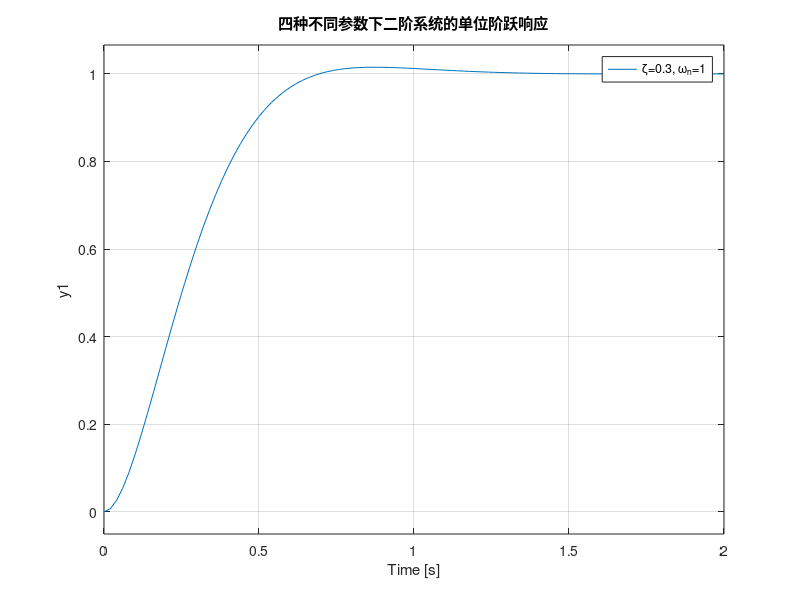

Reproduce this figure in MATLAB.
% --- 第二题 ---
clear; clc;

% 定义题目给定的四组参数
zeta = [0.3, 0.5, 0.7, 0.8]; % 阻尼比
wn = [1, 2, 3, 6];           % 自然频率

figure(2);
hold on; % 保持图像，用于绘制多条曲线

% 循环遍历四种情况
for i = 1:length(zeta)
    z = zeta(i);
    w = wn(i);
    
    % 定义当前参数下的传递函数
    % 分子: wn^2, 分母: s^2 + 2*zeta*wn*s + wn^2
    num = w^2;
    den = [1, 2*z*w, w^2];
    sys = tf(num, den);
    
    % 绘制阶跃响应
    step(sys);
end

hold off;
grid on;

% 添加图例和标题
legend('\zeta=0.3, \omega_n=1', '\zeta=0.5, \omega_n=2', ...
       '\zeta=0.7, \omega_n=3', '\zeta=0.8, \omega_n=6', ...
       'Location', 'best');
title('四种不同参数下二阶系统的单位阶跃响应');
